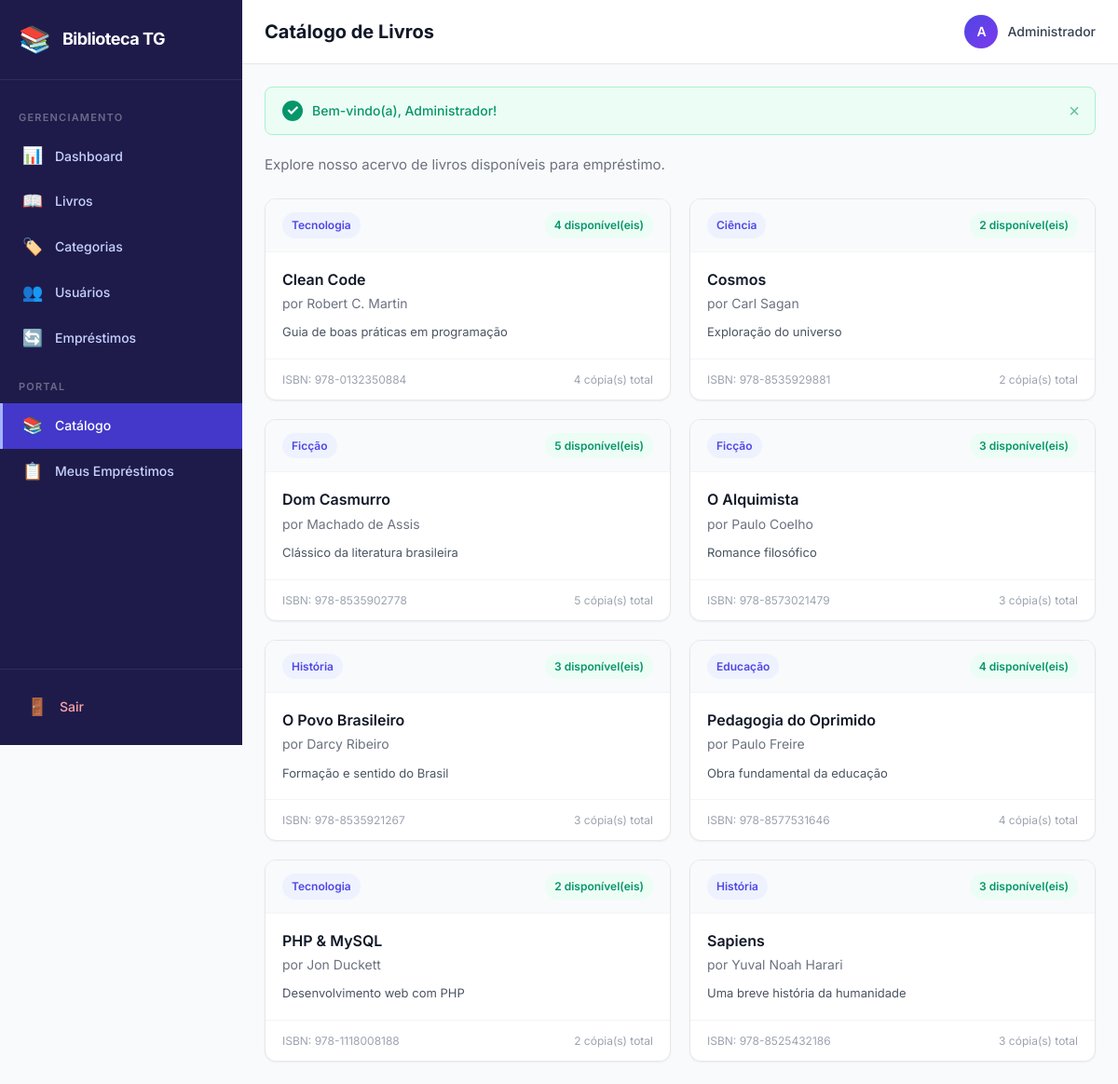
The app's page /catalog (signed in) with its own data.
### tables this page shows
CREATE TABLE IF NOT EXISTS books (
    id INT AUTO_INCREMENT PRIMARY KEY,
    title VARCHAR(255) NOT NULL,
    author VARCHAR(255) NOT NULL,
    isbn VARCHAR(20) NOT NULL UNIQUE,
    category_id INT NOT NULL,
    total_copies INT NOT NULL DEFAULT 1,
    available_copies INT NOT NULL DEFAULT 1,
    description TEXT NULL,
    created_at TIMESTAMP DEFAULT CURRENT_TIMESTAMP,
    updated_at TIMESTAMP DEFAULT CURRENT_TIMESTAMP ON UPDATE CURRENT_TIMESTAMP,
    FOREIGN KEY (category_id) REFERENCES categories(id) ON DELETE RESTRICT
);

CREATE TABLE IF NOT EXISTS categories (
    id INT AUTO_INCREMENT PRIMARY KEY,
    name VARCHAR(100) NOT NULL UNIQUE,
    description TEXT NULL,
    created_at TIMESTAMP DEFAULT CURRENT_TIMESTAMP,
    updated_at TIMESTAMP DEFAULT CURRENT_TIMESTAMP ON UPDATE CURRENT_TIMESTAMP
);

### app/Core/Controller.php (called while the page is built, shortened)
<?php
class Controller
{
    protected function view(string $viewPath, array $data = []): void
    {
        extract($data);
        $viewFile = __DIR__ . '/../../views/' . $viewPath . '.php';
        require_once $viewFile;
    }
}

### app/Controllers/DashboardController.php (called while the page is built, shortened)
<?php
class DashboardController extends Controller
{
    public function catalog(): void
    {
        $bookModel = new Book();
        $categoryModel = new Category();
        $data = [
            'title'      => 'Catálogo de Livros',
            'books'      => $bookModel->getAll(),
            'categories' => $categoryModel->getAll(),
            'flash'      => $this->getFlash(),
        ];
        $this->view('user/catalog', $data);
    }
}

### app/Core/App.php (called while the page is built, shortened)
<?php
class App
{
    private Router $router;
    public function __construct()
    {
        require_once __DIR__ . '/Database.php';
        require_once __DIR__ . '/Controller.php';
        require_once __DIR__ . '/Router.php';
        require_once __DIR__ . '/../Models/Book.php';
        $this->router = new Router();
    }
    private function registerRoutes(): void
    {
        $this->router->get('login', 'AuthController', 'loginForm');
        $this->router->post('login', 'AuthController', 'login');
        $this->router->get('logout', 'AuthController', 'logout');
        $this->router->get('dashboard', 'DashboardController', 'index');
        $this->router->get('books', 'BookController', 'index');
        $this->router->get('books/create', 'BookController', 'create');
        $this->router->post('books/store', 'BookController', 'store');
        $this->router->get('books/edit/{id}', 'BookController', 'edit');
        $this->router->post('books/update/{id}', 'BookController', 'update');
        $this->router->get('books/delete/{id}', 'BookController', 'delete');
        $this->router->get('categories', 'CategoryController', 'index');
        $this->router->get('categories/create', 'CategoryController', 'create');
        $this->router->post('categories/store', 'CategoryController', 'store');
        $this->router->get('categories/edit/{id}', 'CategoryController', 'edit');
        $this->router->post('categories/update/{id}', 'CategoryController', 'update');
        $this->router->get('categories/delete/{id}', 'CategoryController', 'delete');
        $this->router->get('users', 'UserController', 'index');
        $this->router->get('users/create', 'UserController', 'create');
        $this->router->post('users/store', 'UserController', 'store');
        $this->router->get('users/edit/{id}', 'UserController', 'edit');
        $this->router->post('users/update/{id}', 'UserController', 'update');
        $this->router->get('users/delete/{id}', 'UserController', 'delete');
        $this->router->get('loans', 'LoanController', 'index');
        $this->router->get('loans/create', 'LoanController', 'create');
        $this->router->post('loans/store', 'LoanController', 'store');
        $this->router->get('loans/return/{id}', 'LoanController', 'returnLoan');
        $this->router->get('loans/calculate-date', 'LoanController', 'calculateDate');
        $this->router->get('catalog', 'DashboardController', 'catalog');
        $this->router->get('my-loans', 'LoanController', 'myLoans');
    }
    public function run(): void
    {
        $url = $_GET['url'] ?? 'login';
        $httpMethod = $_SERVER['REQUEST_METHOD'];
        $this->router->dispatch($url, $httpMethod);
    }
}

### public/index.php (called while the page is built)
<?php
require_once __DIR__ . '/../app/Core/App.php';
$app = new App();
$app->run();

### app/Core/Database.php (called while the page is built, shortened)
<?php
class Database
{
    private static ?Database $instance = null;
    private PDO $pdo;
    private ?PDOStatement $stmt = null;
    private function __construct()
    {
        $dsn = 'mysql:host=' . DB_HOST . ';dbname=' . DB_NAME . ';charset=utf8mb4';
        $options = [
            PDO::ATTR_ERRMODE            => PDO::ERRMODE_EXCEPTION,
            PDO::ATTR_DEFAULT_FETCH_MODE => PDO::FETCH_OBJ,
            PDO::ATTR_EMULATE_PREPARES   => false,
        ];
        try {
            $this->pdo = new PDO($dsn, DB_USER, DB_PASS, $options);
        } catch (PDOException $e) {
            die('Database connection failed: ' . $e->getMessage());
        }
    }
    public static function getInstance(): Database
    {
        if (self::$instance === null) {
            self::$instance = new self();
        }
        return self::$instance;
    }
    public function query(string $sql): self
    {
        $this->stmt = $this->pdo->prepare($sql);
        return $this;
    }
    public function execute(): bool
    {
        return $this->stmt->execute();
    }
    public function resultSet(): array
    {
        $this->execute();
        return $this->stmt->fetchAll();
    }
}

### app/Models/Book.php (called while the page is built, shortened)
<?php
class Book
{
    private Database $db;
    public function __construct()
    {
        $this->db = Database::getInstance();
    }
    public function getAll(): array
    {
        $this->db->query('
            SELECT b.*, c.name as category_name
            FROM books b
            LEFT JOIN categories c ON b.category_id = c.id
            ORDER BY b.title ASC
        ');
        return $this->db->resultSet();
    }
}

### views/user/catalog.php (the view)
<?php require_once __DIR__ . '/../../views/layout/header.php'; ?>
<div class="catalog-header">
    <p class="catalog-subtitle">Explore nosso acervo de livros disponíveis para empréstimo.</p>
</div>
<?php if (empty($books)): ?>
    <div class="empty-state">
        <p>Nenhum livro disponível no momento.</p>
    </div>
<?php else: ?>
    <div class="book-grid">
        <?php foreach ($books as $book): ?>
            <div class="book-card">
                <div class="book-card-header">
                    <span class="book-category"><?= htmlspecialchars($book->category_name) ?></span>
                    <span class="book-availability <?= $book->available_copies > 0 ? 'available' : 'unavailable' ?>">
                        <?= $book->available_copies > 0 ? $book->available_copies . ' disponível(eis)' : 'Indisponível' ?>
                    </span>
                </div>
                <div class="book-card-body">
                    <h3 class="book-title"><?= htmlspecialchars($book->title) ?></h3>
                    <p class="book-author">por <?= htmlspecialchars($book->author) ?></p>
                    <?php if ($book->description): ?>
                        <p class="book-description"><?= htmlspecialchars($book->description) ?></p>
                    <?php endif; ?>
                </div>
                <div class="book-card-footer">
                    <span class="book-isbn">ISBN: <?= htmlspecialchars($book->isbn) ?></span>
                    <span class="book-copies"><?= $book->total_copies ?> cópia(s) total</span>
                </div>
            </div>
        <?php endforeach; ?>
    </div>
<?php endif; ?>
<?php require_once __DIR__ . '/../../views/layout/footer.php'; ?>

### app/Core/Router.php (shortened to what this page needs)
<?php
class Router
{
    private array $routes = [];
    private function addRoute(string $httpMethod, string $path, string $controller, string $method): void
    {
        $pattern = preg_replace('/\{([a-zA-Z_]+)\}/', '(?P<$1>[0-9]+)', $path);
        $pattern = '#^' . $pattern . '$#';
        $this->routes[] = [
            'httpMethod' => $httpMethod,
            'pattern'    => $pattern,
            'controller' => $controller,
            'method'     => $method,
        ];
    }
    public function dispatch(string $url, string $httpMethod): void
    {
        $url = $this->sanitizeUrl($url);
        foreach ($this->routes as $route) {
            if ($route['httpMethod'] !== $httpMethod) {
                continue;
            }
            if (preg_match($route['pattern'], $url, $matches)) {
                $methodName     = $route['method'];
                $params = array_filter($matches, 'is_string', ARRAY_FILTER_USE_KEY);
                $controllerInstance = new $controllerName();
                call_user_func_array([$controllerInstance, $methodName], array_values($params));
                return;
            }
        }
    }
    private function sanitizeUrl(string $url): string
    {
        $url = trim($url, '/');
        $url = filter_var($url, FILTER_SANITIZE_URL);
        return $url;
    }
}

### public/css/style.css (style rules this page uses)
:root { --primary: #4f46e5; --primary-hover: #4338ca; --primary-light: #eef2ff; --primary-rgb: 79, 70, 229; --success: #059669; --success-light: #ecfdf5; --warning: #d97706; --warning-light: #fffbeb; --danger: #dc2626; --danger-light: #fef2f2; --info: #0891b2; --info-light: #ecfeff; --secondary: #6b7280; --gray-50: #f9fafb; --gray-100: #f3f4f6; --gray-200: #e5e7eb; --gray-300: #d1d5db; --gray-400: #9ca3af; --gray-500: #6b7280; --gray-600: #4b5563; --gray-700: #374151; --gray-800: #1f2937; --gray-900: #111827; --sidebar-bg: #1e1b4b; --sidebar-hover: #312e81; --sidebar-active: #4338ca; --sidebar-text: #c7d2fe; --sidebar-width: 260px; --radius: 8px; --radius-lg: 12px; --shadow-sm: 0 1px 2px rgba(0,0,0,0.05); --shadow: 0 1px 3px rgba(0,0,0,0.1), 0 1px 2px rgba(0,0,0,0.06); --shadow-md: 0 4px 6px -1px rgba(0,0,0,0.1), 0 2px 4px -1px rgba(0,0,0,0.06); --shadow-lg: 0 10px 15px -3px rgba(0,0,0,0.1), 0 4px 6px -2px rgba(0,0,0,0.05); --transition: all 0.2s ease; }
*, *::before, *::after { box-sizing: border-box; margin: 0; padding: 0; }
body { font-family: 'Inter', -apple-system, BlinkMacSystemFont, sans-serif; font-size: 14px; line-height: 1.6; color: var(--gray-800); background: var(--gray-50); -webkit-font-smoothing: antialiased; }
.catalog-header { margin-bottom: 24px; }
.catalog-subtitle { color: var(--gray-500); font-size: 15px; }
.book-grid { display: grid; grid-template-columns: repeat(auto-fill, minmax(300px, 1fr)); gap: 20px; }
.book-card { background: #fff; border-radius: var(--radius-lg); border: 1px solid var(--gray-200); box-shadow: var(--shadow-sm); overflow: hidden; transition: var(--transition); display: flex; flex-direction: column; }
.book-card-header { display: flex; justify-content: space-between; align-items: center; padding: 14px 18px; background: var(--gray-50); border-bottom: 1px solid var(--gray-100); }
.book-category { font-size: 12px; font-weight: 600; color: var(--primary); background: var(--primary-light); padding: 4px 10px; border-radius: 20px; }
.book-availability { font-size: 12px; font-weight: 600; padding: 4px 10px; border-radius: 20px; }
.book-availability.available { background: var(--success-light); color: var(--success); }
.book-card-body { padding: 18px; flex: 1; }
.book-title { font-size: 16px; font-weight: 600; color: var(--gray-900); margin-bottom: 4px; line-height: 1.4; }
.book-author { font-size: 14px; color: var(--gray-500); margin-bottom: 10px; }
.book-description { font-size: 13px; color: var(--gray-600); line-height: 1.5; display: -webkit-box; -webkit-line-clamp: 3; -webkit-box-orient: vertical; overflow: hidden; }
.book-card-footer { display: flex; justify-content: space-between; padding: 12px 18px; border-top: 1px solid var(--gray-100); font-size: 12px; color: var(--gray-400); }

### records on screen
books: category.name "Tecnologia", available_copies "4", title "Clean Code", author "Robert C. Martin", description "Guia de boas práticas em programação", isbn "978-0132350884", total_copies "4"
books: category.name "Ciência", available_copies "2", title "Cosmos", author "Carl Sagan", description "Exploração do universo", isbn "978-8535929881", total_copies "2"
books: category.name "Ficção", available_copies "5", title "Dom Casmurro", author "Machado de Assis", description "Clássico da literatura brasileira", isbn "978-8535902778", total_copies "5"
books: category.name "Ficção", available_copies "3", title "O Alquimista", author "Paulo Coelho", description "Romance filosófico", isbn "978-8573021479", total_copies "3"
books: category.name "História", available_copies "3", title "O Povo Brasileiro", author "Darcy Ribeiro", description "Formação e sentido do Brasil", isbn "978-8535921267", total_copies "3"
books: category.name "Educação", available_copies "4", title "Pedagogia do Oprimido", author "Paulo Freire", description "Obra fundamental da educação", isbn "978-8577531646", total_copies "4"
books: category.name "Tecnologia", available_copies "2", title "PHP & MySQL", author "Jon Duckett", description "Desenvolvimento web com PHP", isbn "978-1118008188", total_copies "2"
books: category.name "História", available_copies "3", title "Sapiens", author "Yuval Noah Harari", description "Uma breve história da humanidade", isbn "978-8525432186", total_copies "3"
